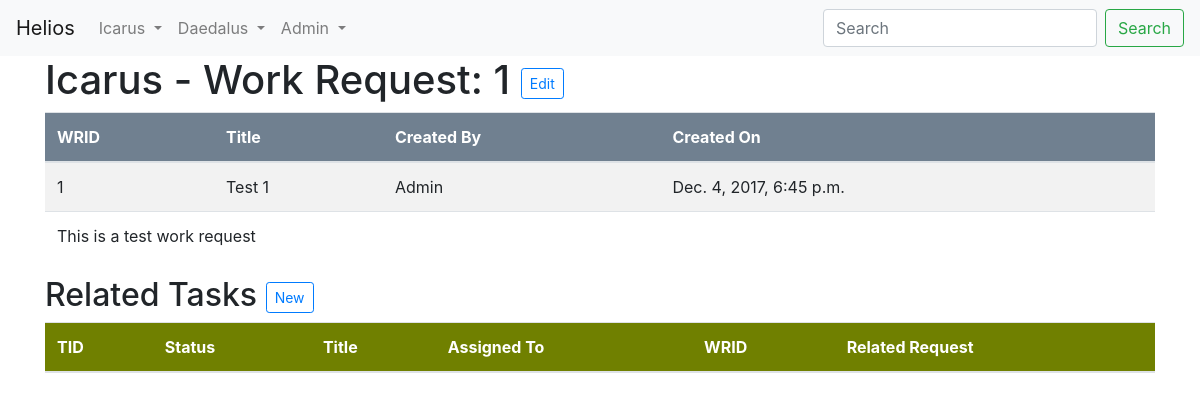
The page /wr/1/ on the database as committed earlier.
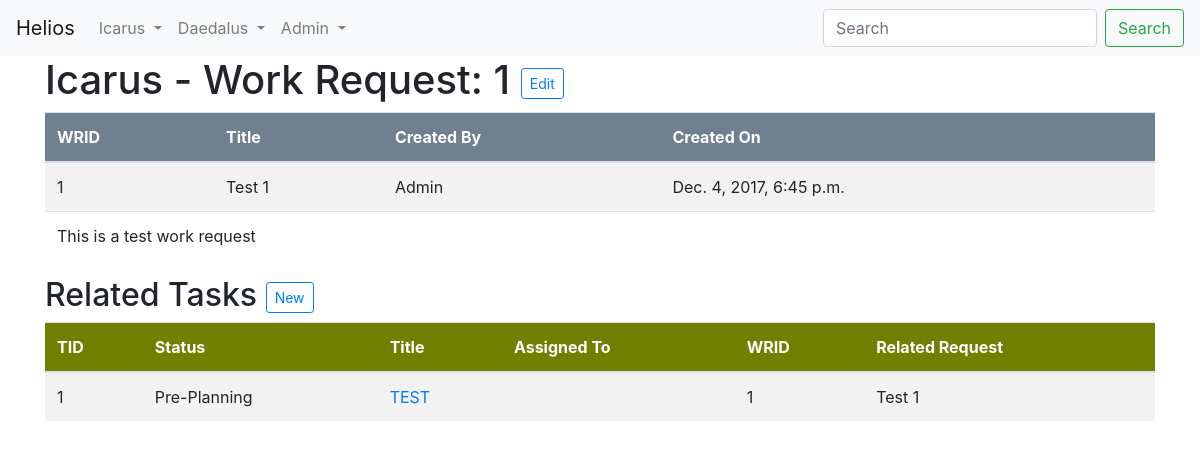
The same page on the database as committed later.
### Icarus/models.py (models this page shows, shortened)
class Tasks(models.Model):
    STATUSES = (
        ("P", "Pre-Planning"),
        ("A", "Assignable"),
        ("I", "In Progress"),
        ("H", "Hold"),
        ("C", "Completed"),
        ("X", "Canceled"),
    )
    fk_work_req = models.ForeignKey('WorkRequests', on_delete=models.CASCADE, blank=True, null=True)
    fk_flow = models.ForeignKey('Flows', on_delete=models.CASCADE, blank=True, null=True)
    fk_task_template = models.ForeignKey('TaskTemplates', on_delete=models.CASCADE, blank=True, null=True)
    status = models.CharField(max_length=1, choices=STATUSES, default="P")
    name = models.CharField(max_length=36, blank=False)
    role = models.ForeignKey('Roles',on_delete=models.CASCADE, blank=True, null=True)
    assigned_to = models.CharField(max_length=50)
    created_date = models.DateTimeField(auto_now_add=True)
    created_by = models.CharField(max_length=50, blank=False)
    modified_by = models.CharField(max_length=50, blank=True)
    modified_date = models.DateTimeField(auto_now=True)

class WorkRequests(models.Model):
    REQ_STATES = (
        ("DR", "Draft"),
        ("BA", "Backlog"),
        ("RE", "Requested"),
        ("AP", "Approved"),
        ("DE", "Denied"),
        ("IP", "In Progress"),
        ("CX", "Closed - Canceled"),
        ("CC", "Closed - Complete"),
    )
    summary = models.CharField(max_length=255, blank=False)
    description = models.TextField()
    create_by = models.CharField(max_length=50, blank=False)
    create_date = models.DateTimeField(auto_now_add=True)
    modified_by = models.CharField(max_length=50, blank=True)
    modified_date = models.DateTimeField(auto_now=True)
    status = models.CharField(max_length=2, choices=REQ_STATES, default="DR")
    fk_flow = models.ForeignKey('Flows', on_delete=models.CASCADE,blank=True, null=True)

### Icarus/views.py (the view)
# urls.py: url(r'^wr/(?P<pk>\d+)/$', views.WR_detail, name='WR_detail'),
def WR_detail(request, pk):
    wrequest = models.WorkRequests.objects.get(pk=pk)
    tasks = models.Tasks.objects.filter(fk_work_req=wrequest.pk)
    return render(request, 'Icarus/WR/WR_detail.html', {'wrequest':wrequest, 'tasks':tasks})

### Icarus/templates/Icarus/WR/WR_detail.html
{% extends 'Icarus/base.html' %}
{% block content %}
        <h1>Icarus - Work Request: {{ wrequest.pk }}
        <a href="{% url 'WR_edit' pk=wrequest.pk %}">
          <button type="button" class="btn btn-outline-primary btn-sm">Edit</button>
        </a></h1>
        <table class="table table-striped WR">
          <thead class="black">
            <tr>
              <th>WRID</th>
              <th>Title</th>
              <th>Created By</th>
              <th>Created On</th>
          </thead>
          <tbody>
            <tr>
              <td>{{ wrequest.pk }}</td>
              <td>{{ wrequest.summary }}</td>
              <td>{{ wrequest.create_by }}</td>
              <td>{{ wrequest.create_date }}</td>
            </tr>
            <tr>
              <td colspan="4">{{ wrequest.description }}</td>
            </tr>
          </tbody>
        </table>
        <h2>Related Tasks
          <a href="{% url 'Task_new' wrequest.pk %}">
            <button type="button" class="btn btn-outline-primary btn-sm">New</button>
          </a>
        </h2>
        <table class="table table-striped Tasks">
          <thead class="black">
            <tr>
              <th>TID</th>
              <th>Status</th>
              <th>Title</th>
              <th>Assigned To</th>
              <th>WRID</th>
              <th>Related Request</th>
          </thead>
          <tbody>
            {% for task in tasks %}
            <tr>
              <td>{{ task.pk }}</td>
              <td>{{ task.get_status_display }}</td>
              <td><a href="{% url 'Task_detail' pk=task.pk %}">{{ task.name }}</a></td>
              <td>{{ task.assigned_to }}</td>
              <td>{{ task.fk_work_req.pk }}</td>
              <td>{{ task.fk_work_req.summary }}</td>
            </tr>
            {% endfor %}
          </tbody>
        </table>
{% endblock %}

Rows that differ between the two databases and show on the page:
added Tasks: pk "1", status "Pre-Planning", name "TEST", fk_work_req.pk "1", fk_work_req.summary "Test 1"
